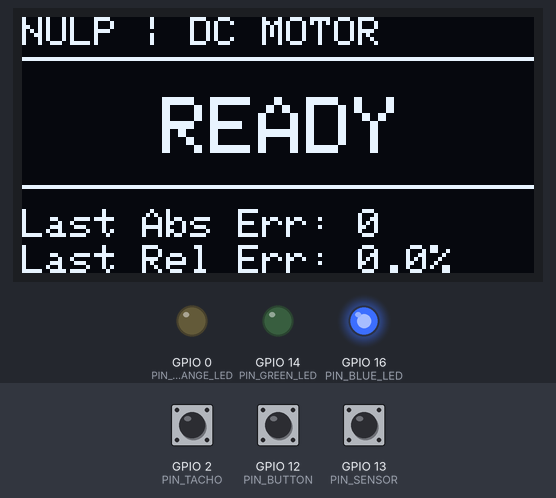
Recording of a sketch running on a simulated ESP32. Parts: 128×64 one-colour display, output pins drawn as LEDs (lit = HIGH). The inputs (shaded band) are chosen by the test bench; at power-on: GPIO 12 (PIN_BUTTON) HIGH, GPIO 2 (PIN_TACHO) HIGH, GPIO 13 (PIN_SENSOR) LOW.

Above: at 1.2 s.
1.3 s: GPIO 12 (PIN_BUTTON) pulled LOW for 0.15 s
At 2.7 s:
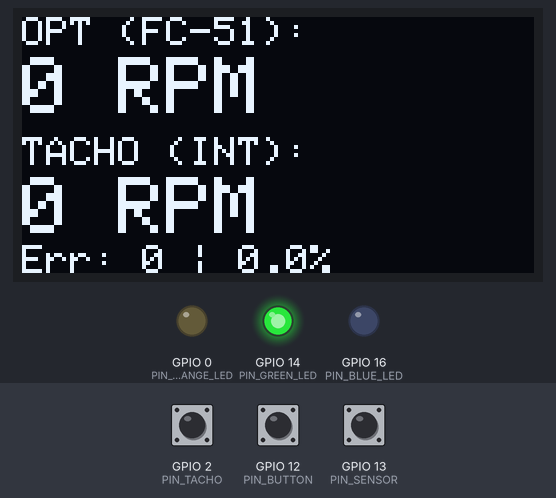
3.8 s: GPIO 2 (PIN_TACHO) pulled LOW for 0.15 s
At 5.1 s:
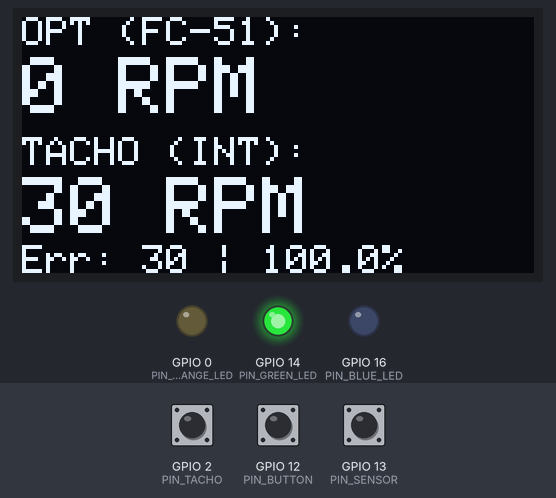
6.8 s: GPIO 12 (PIN_BUTTON) pulled LOW for 1 s
At 7.8 s:
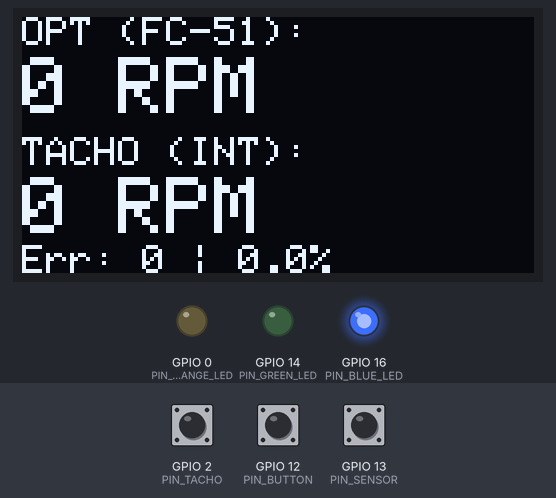
9.3 s: GPIO 12 (PIN_BUTTON) pulled LOW for 3.2 s
At 10.9 s:
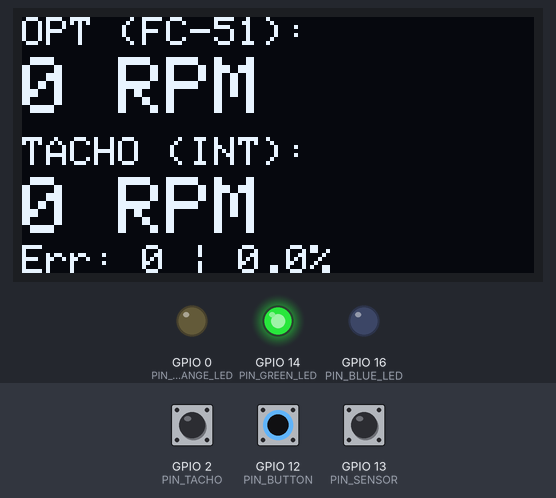
14.0 s: GPIO 13 (PIN_SENSOR) pulsed HIGH 5 times (0.12 s each, 0.3 s apart)
At 15.1 s:
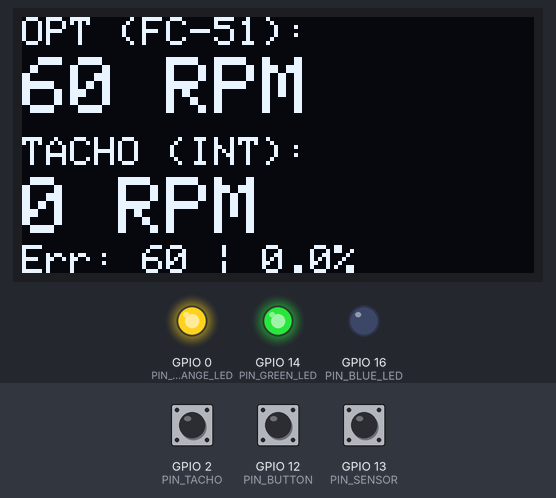
Timing chart, 0 to 18.8 s (numbered marks = the images above; inputs shaded):
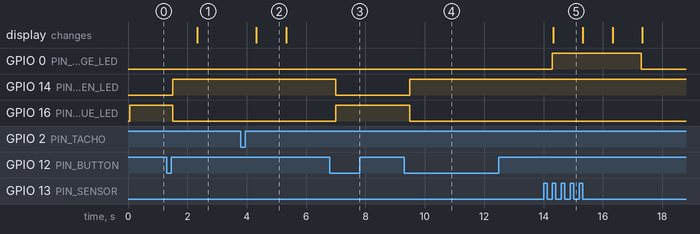

The sketch:

main.ino
```cpp
#include <Wire.h>
#include <Adafruit_GFX.h>
#include <Adafruit_SSD1306.h>

#define PIN_BUTTON     12
#define PIN_SENSOR     13
#define PIN_TACHO      2
#define PIN_GREEN_LED  14
#define PIN_BLUE_LED   16
#define PIN_ORANGE_LED 0

#define OLED_SDA       4
#define OLED_SCL       5

#define SCREEN_WIDTH 128
#define SCREEN_HEIGHT 64

Adafruit_SSD1306 display(SCREEN_WIDTH, SCREEN_HEIGHT, &Wire, -1);

bool systemActive = false;
bool lastButtonState = HIGH;

volatile unsigned long countFC51 = 0;
volatile unsigned long countTacho = 0;
volatile unsigned long lastInterruptTimeFC51 = 0;

const unsigned long DEBOUNCE_DELAY_FC51 = 10;

unsigned long lastMillis = 0;
const unsigned long MEASUREMENT_INTERVAL = 1000;

float rpmFC51 = 0;
float rpmTacho = 0;
float absError = 0;
float relError = 0;

void IRAM_ATTR isrFC51(){
    unsigned long currentMillis = millis();

    if ((currentMillis - lastInterruptTimeFC51) > DEBOUNCE_DELAY_FC51){
        countFC51++;
        lastInterruptTimeFC51 = currentMillis;
    }
}

void IRAM_ATTR isrTacho(){
    countTacho++;
}

void updateDisplayActive();
void updateDisplayStandby();

void setup() {
  Serial.begin(115200);
  Wire.begin(OLED_SDA, OLED_SCL);

  pinMode(PIN_GREEN_LED, OUTPUT);
  pinMode(PIN_BLUE_LED, OUTPUT);
  pinMode(PIN_ORANGE_LED, OUTPUT);

  pinMode(PIN_BUTTON, INPUT_PULLUP);

  pinMode(PIN_SENSOR, INPUT);
  pinMode(PIN_TACHO, INPUT_PULLUP);

  if(!display.begin(SSD1306_SWITCHCAPVCC, 0x3C)) {
    Serial.println(F("SSD1306 allocation failed"));
    for(;;);
  }

  digitalWrite(PIN_ORANGE_LED, LOW);

  updateDisplayStandby();
}

void loop() {
    bool currentButtonState = digitalRead(PIN_BUTTON);

    if (lastButtonState == HIGH && currentButtonState == LOW){
        systemActive = !systemActive;

        if (systemActive){
            countFC51 = 0;
            countTacho = 0;
            lastMillis = millis();

            attachInterrupt(digitalPinToInterrupt(PIN_SENSOR), isrFC51, FALLING);
            attachInterrupt(digitalPinToInterrupt(PIN_TACHO), isrTacho, FALLING);
        } else {
            detachInterrupt(digitalPinToInterrupt(PIN_SENSOR));
            detachInterrupt(digitalPinToInterrupt(PIN_TACHO));
        }
        delay(200);
    }
    lastButtonState = currentButtonState;

    if (systemActive){
        digitalWrite(PIN_GREEN_LED, HIGH);
        digitalWrite(PIN_BLUE_LED, LOW);

        unsigned long currentMillis = millis();
        if ((currentMillis - lastMillis) >= MEASUREMENT_INTERVAL){
            noInterrupts();

            unsigned long snapFC51 = countFC51;
            unsigned long snapTacho = countTacho;
            countFC51 = 0;
            countTacho = 0;
            interrupts();

            unsigned long deltaTime = currentMillis - lastMillis;
            lastMillis = currentMillis;

            rpmFC51 = (snapFC51 * 60000.0) / deltaTime;
            rpmTacho = (snapTacho * 60000.0) / (deltaTime * 2.0);
            absError = abs(rpmFC51 - rpmTacho);

            if (rpmTacho > 0) {
                relError = (absError / rpmTacho) * 100.0;
            } else {
                relError = 0;
            }

            digitalWrite(PIN_ORANGE_LED, (snapFC51 > 0) ? HIGH : LOW);
            updateDisplayActive();
        }
    } else {
        digitalWrite(PIN_GREEN_LED, LOW);
        digitalWrite(PIN_BLUE_LED, HIGH);
        digitalWrite(PIN_ORANGE_LED, LOW);

        lastMillis = millis();
    }
}

void updateDisplayActive() {
  display.clearDisplay();
  display.setTextColor(SSD1306_WHITE);

  display.setTextSize(1);
  display.setCursor(0, 0);
  display.print("OPT (FC-51):");

  display.setTextSize(2);
  display.setCursor(0, 10);
  display.print((int)rpmFC51);
  display.print(" RPM");

  display.setTextSize(1);
  display.setCursor(0, 30);
  display.print("TACHO (INT):");

  display.setTextSize(2);
  display.setCursor(0, 40);
  display.print((int)rpmTacho);
  display.print(" RPM");

  display.setTextSize(1);
  display.setCursor(0, 57);
  display.print("Err: ");
  display.print((int)absError);
  display.print(" | ");
  display.print(relError, 1);
  display.print("%");

  display.display();
}

void updateDisplayStandby() {
  display.clearDisplay();
  display.setTextColor(SSD1306_WHITE);

  display.setTextSize(1);
  display.setCursor(0, 0);
  display.print("NULP | DC MOTOR");
  display.drawLine(0, 10, 128, 10, SSD1306_WHITE);

  display.setTextSize(2);
  display.setCursor(35, 20);
  display.print("READY");

  display.setTextSize(1);
  display.drawLine(0, 42, 128, 42, SSD1306_WHITE);
  display.setCursor(0, 48);
  display.print("Last Abs Err: ");
  display.print((int)absError);

  display.setCursor(0, 57);
  display.print("Last Rel Err: ");
  display.print(relError, 1);
  display.print("%");

  display.display();
}
```

Measured:
- after the input at 1.3 s, GPIO 14 (PIN_GREEN_LED): LOW → HIGH after 0.20 s; GPIO 16 (PIN_BLUE_LED): HIGH → LOW after 0.20 s; the display: changes after 1.0 s (image 1)
- after the input at 3.8 s, the display: changes after 0.53 s (image 2)
- after the input at 6.8 s, GPIO 14 (PIN_GREEN_LED): HIGH → LOW after 0.20 s; GPIO 16 (PIN_BLUE_LED): LOW → HIGH after 0.20 s
- after the input at 9.3 s, GPIO 14 (PIN_GREEN_LED): LOW → HIGH after 0.20 s; GPIO 16 (PIN_BLUE_LED): HIGH → LOW after 0.20 s
- after the input at 14.0 s, GPIO 0 (PIN_ORANGE_LED): LOW → HIGH after 0.30 s, → LOW 3.0 s later; the display: changes after 0.33 s (image 5)
- what the display in image 2 shows lasts 1.0 s, from 4.3 s to 5.3 s
